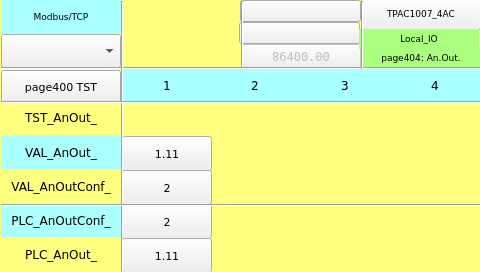
<?xml version="1.0" encoding="UTF-8"?>
<ui version="4.0">
<class>page404</class>
<widget class="QWidget" name="page404">
<property name="geometry">
<rect>
<x>0</x>
<y>0</y>
<width>480</width>
<height>272</height>
</rect>
</property>
<property name="minimumSize">
<size>
<width>480</width>
<height>272</height>
</size>
</property>
<property name="maximumSize">
<size>
<width>480</width>
<height>272</height>
</size>
</property>
<property name="windowTitle">
<string>page404</string>
</property>
<property name="styleSheet">
<string notr="true">QWidget#page404
{
background-color: rgb(255, 255, 127);
}</string>
</property>
<widget class="ATCMlabel" name="atcmLabelAnInConf_1">
<property name="geometry">
<rect>
<x>122</x>
<y>170</y>
<width>90</width>
<height>35</height>
</rect>
</property>
<property name="text">
<string>2</string>
</property>
<property name="toolTip">
<string>VAL_AnOutConf_1</string>
</property>
<property name="whatsThis">
<string>ATCMlabel widget</string>
</property>
<property name="variable">
<string>VAL_AnOutConf_1</string>
</property>
<property name="refresh">
<number>500</number>
</property>
<property name="max">
<string>0</string>
</property>
<property name="min">
<string>0</string>
</property>
<property name="viewStatus">
<bool>false</bool>
</property>
<property name="visibilityVar">
<string>TST_AnOut_1</string>
</property>
<property name="bgColor">
<color>
<red>255</red>
<green>255</green>
<blue>127</blue>
</color>
</property>
<property name="fontColor">
<color>
<red>0</red>
<green>0</green>
<blue>0</blue>
</color>
</property>
<property name="borderWidth">
<number>1</number>
</property>
<property name="borderRadius">
<number>0</number>
</property>
<property name="font">
 <font>
  <family>DejaVu Sans</family>
  <pointsize>8</pointsize>
 </font>
</property>
</widget>
<widget class="ATCMtime" name="atcmTime_2">
<property name="geometry">
<rect>
<x>239</x>
<y>22</y>
<width>121</width>
<height>22</height>
</rect>
</property>
<property name="font">
<font>
<family>DejaVu Sans Mono</family>
  <pointsize>8</pointsize>
</font>
</property>
<property name="toolTip">
<string>ATCM QTime</string>
</property>
<property name="whatsThis">
<string>ATCMtime widget</string>
</property>
<property name="bgColor">
<color>
<red>170</red>
<green>255</green>
<blue>127</blue>
</color>
</property>
<property name="borderWidth">
<number>0</number>
</property>
<property name="borderRadius">
<number>0</number>
</property>
</widget>
<widget class="QLabel" name="label_PLC_AnIn_18">
<property name="geometry">
<rect>
<x>1</x>
<y>136</y>
<width>120</width>
<height>33</height>
</rect>
</property>
<property name="font">
<font>
<family>DejaVu Sans</family>
  <pointsize>9</pointsize>
</font>
</property>
<property name="styleSheet">
<string notr="true">background-color: rgb(170, 255, 255);</string>
</property>
<property name="text">
<string>VAL_AnOut_</string>
</property>
<property name="alignment">
<set>Qt::AlignCenter</set>
</property>
</widget>
<widget class="Line" name="line_vt_2">
<property name="geometry">
<rect>
<x>241</x>
<y>1</y>
<width>3</width>
<height>68</height>
</rect>
</property>
<property name="orientation">
<enum>Qt::Vertical</enum>
</property>
<property name="font">
 <font>
  <family>DejaVu Sans</family>
  <pointsize>8</pointsize>
 </font>
</property>
</widget>
<widget class="ATCMlabel" name="atcmLabelAnIn_10">
<property name="geometry">
<rect>
<x>122</x>
<y>136</y>
<width>90</width>
<height>35</height>
</rect>
</property>
<property name="text">
<string>1.11</string>
</property>
<property name="toolTip">
<string>VAL_AnOut_1</string>
</property>
<property name="whatsThis">
<string>ATCMlabel widget</string>
</property>
<property name="variable">
<string>VAL_AnOut_1</string>
</property>
<property name="refresh">
<number>500</number>
</property>
<property name="max">
<string>0</string>
</property>
<property name="min">
<string>0</string>
</property>
<property name="viewStatus">
<bool>false</bool>
</property>
<property name="visibilityVar">
<string>TST_AnOut_1</string>
</property>
<property name="bgColor">
<color>
<red>170</red>
<green>255</green>
<blue>255</blue>
</color>
</property>
<property name="fontColor">
<color>
<red>0</red>
<green>0</green>
<blue>0</blue>
</color>
</property>
<property name="borderWidth">
<number>1</number>
</property>
<property name="borderRadius">
<number>0</number>
</property>
<property name="font">
 <font>
  <family>DejaVu Sans</family>
  <pointsize>8</pointsize>
 </font>
</property>
</widget>
<widget class="QLabel" name="label_PLC_AnIn_4">
<property name="geometry">
<rect>
<x>390</x>
<y>68</y>
<width>90</width>
<height>34</height>
</rect>
</property>
<property name="font">
<font>
<family>DejaVu Sans</family>
  <pointsize>9</pointsize>
</font>
</property>
<property name="styleSheet">
<string notr="true">background-color: rgb(170, 255, 255);</string>
</property>
<property name="text">
<string>4</string>
</property>
<property name="alignment">
<set>Qt::AlignCenter</set>
</property>
</widget>
<widget class="ATCMled" name="atcmLed_PLC_AnIn_1">
<property name="geometry">
<rect>
<x>121</x>
<y>102</y>
<width>90</width>
<height>34</height>
</rect>
</property>
<property name="toolTip">
<string>TST_AnOut_1</string>
</property>
<property name="whatsThis">
<string>ATCMled widget</string>
</property>
<property name="variable">
<string>TST_AnOut_1</string>
</property>
<property name="refresh">
<number>500</number>
</property>
<property name="viewStatus">
<bool>false</bool>
</property>
<property name="visibilityVar">
<string/>
</property>
<property name="onIcon">
<iconset>
<normaloff>:/on.png</normaloff>:/on.png</iconset>
</property>
<property name="offIcon">
<iconset>
<normaloff>:/off.png</normaloff>:/off.png</iconset>
</property>
<property name="font">
 <font>
  <family>DejaVu Sans</family>
  <pointsize>8</pointsize>
 </font>
</property>
</widget>
<widget class="QLabel" name="label_PLC_AnIn_1">
<property name="geometry">
<rect>
<x>122</x>
<y>68</y>
<width>90</width>
<height>34</height>
</rect>
</property>
<property name="font">
<font>
<family>DejaVu Sans</family>
  <pointsize>9</pointsize>
</font>
</property>
<property name="styleSheet">
<string notr="true">background-color: rgb(170, 255, 255);</string>
</property>
<property name="text">
<string>1</string>
</property>
<property name="alignment">
<set>Qt::AlignCenter</set>
</property>
</widget>
<widget class="QLabel" name="label_PLC_AnIn_14">
<property name="geometry">
<rect>
<x>1</x>
<y>204</y>
<width>120</width>
<height>33</height>
</rect>
</property>
<property name="font">
<font>
<family>DejaVu Sans</family>
  <pointsize>9</pointsize>
</font>
</property>
<property name="styleSheet">
<string notr="true">background-color: rgb(170, 255, 255);</string>
</property>
<property name="text">
<string>PLC_AnOutConf_</string>
</property>
<property name="alignment">
<set>Qt::AlignCenter</set>
</property>
</widget>
<widget class="QLabel" name="label_PLC_AnIn_17">
<property name="geometry">
<rect>
<x>1</x>
<y>170</y>
<width>120</width>
<height>33</height>
</rect>
</property>
<property name="font">
<font>
<family>DejaVu Sans</family>
  <pointsize>9</pointsize>
</font>
</property>
<property name="styleSheet">
<string notr="true">background-color: rgb(255, 255, 127);</string>
</property>
<property name="text">
<string>VAL_AnOutConf_</string>
</property>
<property name="alignment">
<set>Qt::AlignCenter</set>
</property>
</widget>
<widget class="QLabel" name="label_PLC_AnIn_16">
<property name="geometry">
<rect>
<x>1</x>
<y>238</y>
<width>120</width>
<height>33</height>
</rect>
</property>
<property name="font">
<font>
<family>DejaVu Sans</family>
  <pointsize>9</pointsize>
</font>
</property>
<property name="styleSheet">
<string notr="true">background-color: rgb(255, 255, 127);</string>
</property>
<property name="text">
<string>PLC_AnOut_</string>
</property>
<property name="alignment">
<set>Qt::AlignCenter</set>
</property>
</widget>
<widget class="ATCMlabel" name="atcmLabelAnIn_6">
<property name="geometry">
<rect>
<x>122</x>
<y>238</y>
<width>90</width>
<height>35</height>
</rect>
</property>
<property name="text">
<string>1.11</string>
</property>
<property name="toolTip">
<string>PLC_AnOut_1</string>
</property>
<property name="whatsThis">
<string>ATCMlabel widget</string>
</property>
<property name="variable">
<string>PLC_AnOut_1</string>
</property>
<property name="refresh">
<number>500</number>
</property>
<property name="max">
<string>0</string>
</property>
<property name="min">
<string>0</string>
</property>
<property name="viewStatus">
<bool>false</bool>
</property>
<property name="visibilityVar">
<string>TST_AnOut_1</string>
</property>
<property name="bgColor">
<color>
<red>255</red>
<green>255</green>
<blue>127</blue>
</color>
</property>
<property name="fontColor">
<color>
<red>0</red>
<green>0</green>
<blue>0</blue>
</color>
</property>
<property name="borderWidth">
<number>1</number>
</property>
<property name="borderRadius">
<number>0</number>
</property>
<property name="font">
 <font>
  <family>DejaVu Sans</family>
  <pointsize>8</pointsize>
 </font>
</property>
</widget>
<widget class="ATCMcombobox" name="atcmComboBox">
<property name="geometry">
<rect>
<x>1</x>
<y>34</y>
<width>120</width>
<height>34</height>
</rect>
</property>
<property name="font">
<font>
<family>DejaVu Sans</family>
  <pointsize>7</pointsize>
</font>
</property>
<property name="toolTip">
<string>TEST_COMMAND</string>
</property>
<property name="whatsThis">
<string>ATCMcombobox widget</string>
</property>
<property name="variable">
<string>TEST_COMMAND</string>
</property>
<property name="refresh">
<number>500</number>
</property>
<property name="viewStatus">
<bool>false</bool>
</property>
<property name="writeAcknowledge">
<bool>false</bool>
</property>
<property name="visibilityVar">
<string/>
</property>
<property name="bgColor">
<color>
<red>170</red>
<green>255</green>
<blue>127</blue>
</color>
</property>
<property name="borderWidth">
<number>0</number>
</property>
<property name="borderRadius">
<number>0</number>
</property>
<property name="mapping">
<string>0;LOCAL;216;REMOTE;42;DONE</string>
</property>
</widget>
<widget class="Line" name="line_vt_1">
<property name="geometry">
<rect>
<x>121</x>
<y>1</y>
<width>3</width>
<height>272</height>
</rect>
</property>
<property name="orientation">
<enum>Qt::Vertical</enum>
</property>
<property name="font">
 <font>
  <family>DejaVu Sans</family>
  <pointsize>8</pointsize>
 </font>
</property>
</widget>
<widget class="ATCMbutton" name="atcmButton_page402_2">
<property name="geometry">
<rect>
<x>1</x>
<y>70</y>
<width>120</width>
<height>34</height>
</rect>
</property>
<property name="toolTip">
<string/>
</property>
<property name="whatsThis">
<string>ATCMbutton widget</string>
</property>
<property name="pageName">
<string>page400</string>
</property>
<property name="statusvar">
<string/>
</property>
<property name="viewStatus">
<bool>false</bool>
</property>
<property name="visibilityVar">
<string/>
</property>
<property name="bgColor">
<color>
<red>170</red>
<green>255</green>
<blue>255</blue>
</color>
</property>
<property name="text">
<string>page400 TST</string>
</property>
<property name="pressText">
<string>page400 TST</string>
</property>
<property name="borderWidth">
<number>0</number>
</property>
<property name="borderRadius">
<number>0</number>
</property>
<property name="apparence">
<enum>QFrame::Raised</enum>
</property>
<property name="font">
 <font>
  <family>DejaVu Sans</family>
  <pointsize>8</pointsize>
 </font>
</property>
</widget>
<widget class="ATCMlabel" name="atcmLabelAnInConf_5">
<property name="geometry">
<rect>
<x>122</x>
<y>204</y>
<width>90</width>
<height>35</height>
</rect>
</property>
<property name="text">
<string>2</string>
</property>
<property name="toolTip">
<string>PLC_AnOutConf_1</string>
</property>
<property name="whatsThis">
<string>ATCMlabel widget</string>
</property>
<property name="variable">
<string>PLC_AnOutConf_1</string>
</property>
<property name="refresh">
<number>500</number>
</property>
<property name="max">
<string>0</string>
</property>
<property name="min">
<string>0</string>
</property>
<property name="viewStatus">
<bool>false</bool>
</property>
<property name="visibilityVar">
<string>TST_AnOut_1</string>
</property>
<property name="bgColor">
<color>
<red>170</red>
<green>255</green>
<blue>255</blue>
</color>
</property>
<property name="fontColor">
<color>
<red>0</red>
<green>0</green>
<blue>0</blue>
</color>
</property>
<property name="borderWidth">
<number>1</number>
</property>
<property name="borderRadius">
<number>0</number>
</property>
<property name="font">
 <font>
  <family>DejaVu Sans</family>
  <pointsize>8</pointsize>
 </font>
</property>
</widget>
<widget class="Line" name="line_hr_3">
<property name="geometry">
<rect>
<x>1</x>
<y>204</y>
<width>481</width>
<height>3</height>
</rect>
</property>
<property name="orientation">
<enum>Qt::Horizontal</enum>
</property>
<property name="font">
 <font>
  <family>DejaVu Sans</family>
  <pointsize>8</pointsize>
 </font>
</property>
</widget>
<widget class="ATCMbutton" name="atcmButton_5">
<property name="geometry">
<rect>
<x>361</x>
<y>-2</y>
<width>120</width>
<height>32</height>
</rect>
</property>
<property name="font">
<font>
<family>DejaVu Sans</family>
  <pointsize>7</pointsize>
<weight>50</weight>
<bold>false</bold>
</font>
</property>
<property name="toolTip">
<string/>
</property>
<property name="whatsThis">
<string>ATCMbutton widget</string>
</property>
<property name="pageName">
<string>menu</string>
</property>
<property name="statusvar">
<string/>
</property>
<property name="viewStatus">
<bool>false</bool>
</property>
<property name="refresh">
<number>200</number>
</property>
<property name="visibilityVar">
<string/>
</property>
<property name="bgColor">
<color>
<red>85</red>
<green>255</green>
<blue>255</blue>
</color>
</property>
<property name="borderColor">
<color>
<red>220</red>
<green>220</green>
<blue>220</blue>
</color>
</property>
<property name="text">
<string>TPAC1007_4AC</string>
</property>
<property name="pressText">
<string>TPAC1007_4AC</string>
</property>
<property name="borderWidth">
<number>2</number>
</property>
<property name="borderRadius">
<number>0</number>
</property>
<property name="apparence">
<enum>QFrame::Raised</enum>
</property>
</widget>
<widget class="ATCMlabel" name="atcmLabel_PLC_time">
<property name="enabled">
<bool>false</bool>
</property>
<property name="geometry">
<rect>
<x>241</x>
<y>44</y>
<width>120</width>
<height>25</height>
</rect>
</property>
<property name="font">
<font>
<family>DejaVu Sans Mono</family>
  <pointsize>9</pointsize>
</font>
</property>
<property name="text">
<string>86400.00</string>
</property>
<property name="toolTip">
<string>PLC_time</string>
</property>
<property name="whatsThis">
<string>ATCMlabel widget</string>
</property>
<property name="variable">
<string>PLC_time</string>
</property>
<property name="refresh">
<number>500</number>
</property>
<property name="max">
<string>0</string>
</property>
<property name="min">
<string>0</string>
</property>
<property name="viewStatus">
<bool>false</bool>
</property>
<property name="visibilityVar">
<string/>
</property>
<property name="bgColor">
<color>
<red>170</red>
<green>255</green>
<blue>127</blue>
</color>
</property>
<property name="fontColor">
<color>
<red>0</red>
<green>0</green>
<blue>0</blue>
</color>
</property>
<property name="borderWidth">
<number>0</number>
</property>
<property name="borderRadius">
<number>0</number>
</property>
</widget>
<widget class="QLabel" name="label_Start_3">
<property name="geometry">
<rect>
<x>1</x>
<y>0</y>
<width>120</width>
<height>34</height>
</rect>
</property>
<property name="font">
<font>
<family>DejaVu Sans</family>
  <pointsize>7</pointsize>
</font>
</property>
<property name="styleSheet">
<string notr="true">background-color: rgb(170, 255, 255);</string>
</property>
<property name="text">
<string>Modbus/TCP</string>
</property>
<property name="alignment">
<set>Qt::AlignCenter</set>
</property>
</widget>
<widget class="ATCMdate" name="atcmDate">
<property name="geometry">
<rect>
<x>240</x>
<y>0</y>
<width>121</width>
<height>22</height>
</rect>
</property>
<property name="font">
<font>
<family>DejaVu Sans Mono</family>
  <pointsize>8</pointsize>
</font>
</property>
<property name="toolTip">
<string>ATCM QDate</string>
</property>
<property name="whatsThis">
<string>ATCMdate widget</string>
</property>
<property name="bgColor">
<color>
<red>170</red>
<green>255</green>
<blue>127</blue>
</color>
</property>
<property name="borderWidth">
<number>0</number>
</property>
<property name="borderRadius">
<number>0</number>
</property>
<property name="format">
<enum>ATCMdate::YYYY_MM_DD</enum>
</property>
</widget>
<widget class="QLabel" name="label_PLC_AnIn_13">
<property name="geometry">
<rect>
<x>1</x>
<y>101</y>
<width>120</width>
<height>33</height>
</rect>
</property>
<property name="font">
<font>
<family>DejaVu Sans</family>
  <pointsize>9</pointsize>
</font>
</property>
<property name="styleSheet">
<string notr="true">background-color: rgb(255, 255, 127);</string>
</property>
<property name="text">
<string>TST_AnOut_</string>
</property>
<property name="alignment">
<set>Qt::AlignCenter</set>
</property>
</widget>
<widget class="Line" name="line_hr_2">
<property name="geometry">
<rect>
<x>1</x>
<y>101</y>
<width>481</width>
<height>3</height>
</rect>
</property>
<property name="orientation">
<enum>Qt::Horizontal</enum>
</property>
<property name="font">
 <font>
  <family>DejaVu Sans</family>
  <pointsize>8</pointsize>
 </font>
</property>
</widget>
<widget class="QLabel" name="label_PLC_AnIn_3">
<property name="geometry">
<rect>
<x>300</x>
<y>68</y>
<width>90</width>
<height>34</height>
</rect>
</property>
<property name="font">
<font>
<family>DejaVu Sans</family>
  <pointsize>9</pointsize>
</font>
</property>
<property name="styleSheet">
<string notr="true">background-color: rgb(170, 255, 255);</string>
</property>
<property name="text">
<string>3</string>
</property>
<property name="alignment">
<set>Qt::AlignCenter</set>
</property>
</widget>
<widget class="QLabel" name="label_PLC_AnIn_2">
<property name="geometry">
<rect>
<x>210</x>
<y>68</y>
<width>90</width>
<height>34</height>
</rect>
</property>
<property name="font">
<font>
<family>DejaVu Sans</family>
  <pointsize>9</pointsize>
</font>
</property>
<property name="styleSheet">
<string notr="true">background-color: rgb(170, 255, 255);</string>
</property>
<property name="text">
<string>2</string>
</property>
<property name="alignment">
<set>Qt::AlignCenter</set>
</property>
</widget>
<widget class="ATCManimation" name="atcmAnimation_TEST_STATUS">
<property name="geometry">
<rect>
<x>122</x>
<y>0</y>
<width>120</width>
<height>68</height>
</rect>
</property>
<property name="toolTip">
<string>TEST_STATUS</string>
</property>
<property name="whatsThis">
<string>ATCManimation widget</string>
</property>
<property name="mapping">
<string>0;:/icons/my_img/local.png;216;:/icons/my_img/remote.png;42;:/icons/my_img/done.png</string>
</property>
<property name="variable">
<string>TEST_STATUS</string>
</property>
<property name="refresh">
<number>500</number>
</property>
<property name="viewStatus">
<bool>false</bool>
</property>
<property name="visibilityVar">
<string/>
</property>
<property name="font">
 <font>
  <family>DejaVu Sans</family>
  <pointsize>8</pointsize>
 </font>
</property>
</widget>
<widget class="Line" name="line_vt_4">
<property name="geometry">
<rect>
<x>361</x>
<y>1</y>
<width>3</width>
<height>68</height>
</rect>
</property>
<property name="orientation">
<enum>Qt::Vertical</enum>
</property>
<property name="font">
 <font>
  <family>DejaVu Sans</family>
  <pointsize>8</pointsize>
 </font>
</property>
</widget>
<widget class="Line" name="line_hr_1">
<property name="geometry">
<rect>
<x>1</x>
<y>67</y>
<width>481</width>
<height>3</height>
</rect>
</property>
<property name="orientation">
<enum>Qt::Horizontal</enum>
</property>
<property name="font">
 <font>
  <family>DejaVu Sans</family>
  <pointsize>8</pointsize>
 </font>
</property>
</widget>
<widget class="QLabel" name="label_Page">
<property name="geometry">
<rect>
<x>361</x>
<y>48</y>
<width>120</width>
<height>20</height>
</rect>
</property>
<property name="font">
<font>
<family>DejaVu Sans</family>
  <pointsize>7</pointsize>
</font>
</property>
<property name="styleSheet">
<string notr="true">background-color: rgb(170, 255, 127);</string>
</property>
<property name="text">
<string>page404: An.Out.</string>
</property>
<property name="alignment">
<set>Qt::AlignCenter</set>
</property>
</widget>
<widget class="QLabel" name="label_18">
<property name="geometry">
<rect>
<x>359</x>
<y>29</y>
<width>120</width>
<height>20</height>
</rect>
</property>
<property name="font">
<font>
<family>DejaVu Sans</family>
  <pointsize>7</pointsize>
</font>
</property>
<property name="styleSheet">
<string notr="true">background-color: rgb(170, 255, 127);</string>
</property>
<property name="text">
<string>Local_IO</string>
</property>
<property name="alignment">
<set>Qt::AlignCenter</set>
</property>
</widget>
<zorder>atcmLabelAnInConf_1</zorder>
<zorder>atcmTime_2</zorder>
<zorder>label_PLC_AnIn_18</zorder>
<zorder>atcmLabelAnIn_10</zorder>
<zorder>label_PLC_AnIn_4</zorder>
<zorder>atcmLed_PLC_AnIn_1</zorder>
<zorder>label_PLC_AnIn_1</zorder>
<zorder>label_PLC_AnIn_14</zorder>
<zorder>label_PLC_AnIn_17</zorder>
<zorder>label_PLC_AnIn_16</zorder>
<zorder>atcmLabelAnIn_6</zorder>
<zorder>atcmComboBox</zorder>
<zorder>atcmButton_page402_2</zorder>
<zorder>atcmLabelAnInConf_5</zorder>
<zorder>atcmButton_5</zorder>
<zorder>atcmLabel_PLC_time</zorder>
<zorder>label_Start_3</zorder>
<zorder>atcmDate</zorder>
<zorder>label_PLC_AnIn_13</zorder>
<zorder>label_PLC_AnIn_3</zorder>
<zorder>label_PLC_AnIn_2</zorder>
<zorder>atcmAnimation_TEST_STATUS</zorder>
<zorder>label_Page</zorder>
<zorder>label_18</zorder>
<zorder>line_vt_2</zorder>
<zorder>line_hr_1</zorder>
<zorder>line_vt_1</zorder>
<zorder>line_hr_3</zorder>
<zorder>line_vt_4</zorder>
<zorder>line_hr_2</zorder>
</widget>
<customwidgets>
<customwidget>
<class>ATCManimation</class>
<extends>QLabel</extends>
<header>atcmplugin.h</header>
</customwidget>
<customwidget>
<class>ATCMbutton</class>
<extends>QPushButton</extends>
<header>atcmplugin.h</header>
</customwidget>
<customwidget>
<class>ATCMcombobox</class>
<extends>QComboBox</extends>
<header>atcmplugin.h</header>
</customwidget>
<customwidget>
<class>ATCMdate</class>
<extends>QPushButton</extends>
<header>atcmplugin.h</header>
</customwidget>
<customwidget>
<class>ATCMlabel</class>
<extends>QPushButton</extends>
<header>atcmplugin.h</header>
</customwidget>
<customwidget>
<class>ATCMled</class>
<extends>QLabel</extends>
<header>atcmplugin.h</header>
</customwidget>
<customwidget>
<class>ATCMtime</class>
<extends>QPushButton</extends>
<header>atcmplugin.h</header>
</customwidget>
</customwidgets>
<resources/>
<connections>
<connection>
<sender>atcmButton_page402_2</sender>
<signal>newPage(const char*,bool)</signal>
<receiver>page404</receiver>
<slot>goto_page(const char*,bool)</slot>
<hints>
<hint type="sourcelabel">
<x>20</x>
<y>20</y>
</hint>
<hint type="destinationlabel">
<x>20</x>
<y>20</y>
</hint>
</hints>
</connection>
<connection>
<sender>atcmButton_5</sender>
<signal>newPage(const char*,bool)</signal>
<receiver>page404</receiver>
<slot>goto_page(const char*,bool)</slot>
<hints>
<hint type="sourcelabel">
<x>20</x>
<y>20</y>
</hint>
<hint type="destinationlabel">
<x>20</x>
<y>20</y>
</hint>
</hints>
</connection>
</connections>
<slots>
<slot>goto_page(const char*,bool)</slot>
</slots>
</ui>
